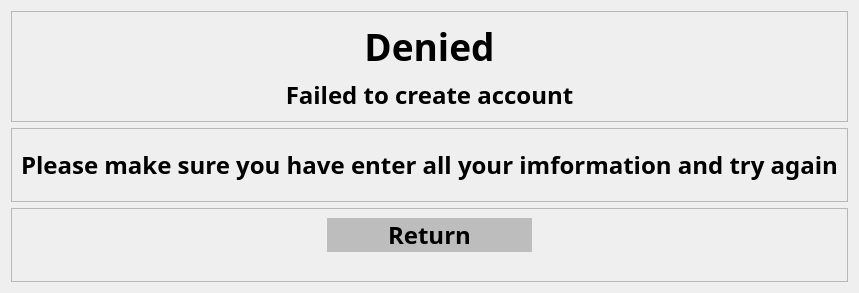
           <widget class="QWidget" name="sign_up_fa_page">
            <layout class="QVBoxLayout" name="verticalLayout_9">
             <item>
              <layout class="QVBoxLayout" name="verticalLayout_8" stretch="1,1,1">
               <item>
                <widget class="QFrame" name="frame_14">
                 <property name="frameShape">
                  <enum>QFrame::StyledPanel</enum>
                 </property>
                 <property name="frameShadow">
                  <enum>QFrame::Raised</enum>
                 </property>
                 <layout class="QGridLayout" name="gridLayout_28">
                  <item row="0" column="0">
                   <layout class="QGridLayout" name="gridLayout_27">
                    <item row="0" column="0">
                     <widget class="QLabel" name="label_19">
                      <property name="font">
                       <font>
                        <family>Bahnschrift SemiBold</family>
                        <pointsize>28</pointsize>
                        <weight>75</weight>
                        <bold>true</bold>
                       </font>
                      </property>
                      <property name="text">
                       <string>Denied</string>
                      </property>
                      <property name="alignment">
                       <set>Qt::AlignCenter</set>
                      </property>
                     </widget>
                    </item>
                    <item row="1" column="0">
                     <widget class="QLabel" name="label_20">
                      <property name="font">
                       <font>
                        <family>Bahnschrift SemiBold</family>
                        <pointsize>18</pointsize>
                        <weight>75</weight>
                        <bold>true</bold>
                       </font>
                      </property>
                      <property name="text">
                       <string>Failed to create account</string>
                      </property>
                      <property name="alignment">
                       <set>Qt::AlignCenter</set>
                      </property>
                     </widget>
                    </item>
                   </layout>
                  </item>
                 </layout>
                </widget>
               </item>
               <item>
                <widget class="QFrame" name="frame_13">
                 <property name="frameShape">
                  <enum>QFrame::StyledPanel</enum>
                 </property>
                 <property name="frameShadow">
                  <enum>QFrame::Raised</enum>
                 </property>
                 <layout class="QGridLayout" name="gridLayout_30">
                  <item row="0" column="0">
                   <layout class="QGridLayout" name="gridLayout_29">
                    <item row="0" column="0">
                     <widget class="QLabel" name="label_21">
                      <property name="font">
                       <font>
                        <family>Bahnschrift SemiBold</family>
                        <pointsize>18</pointsize>
                        <weight>75</weight>
                        <bold>true</bold>
                       </font>
                      </property>
                      <property name="text">
                       <string>Please make sure you have enter all your imformation and try again</string>
                      </property>
                      <property name="alignment">
                       <set>Qt::AlignCenter</set>
                      </property>
                     </widget>
                    </item>
                   </layout>
                  </item>
                 </layout>
                </widget>
               </item>
               <item>
                <widget class="QFrame" name="frame_12">
                 <property name="frameShape">
                  <enum>QFrame::StyledPanel</enum>
                 </property>
                 <property name="frameShadow">
                  <enum>QFrame::Raised</enum>
                 </property>
                 <layout class="QGridLayout" name="gridLayout_32">
                  <item row="0" column="0">
                   <layout class="QGridLayout" name="gridLayout_31" rowstretch="1,2" columnstretch="3,2,3" rowminimumheight="0,0">
                    <item row="0" column="1">
                     <widget class="QPushButton" name="to_sign_up_page_2">
                      <property name="sizePolicy">
                       <sizepolicy hsizetype="Minimum" vsizetype="Expanding">
                        <horstretch>0</horstretch>
                        <verstretch>0</verstretch>
                       </sizepolicy>
                      </property>
                      <property name="font">
                       <font>
                        <family>Bahnschrift SemiBold</family>
                        <pointsize>18</pointsize>
                        <weight>75</weight>
                        <bold>true</bold>
                       </font>
                      </property>
                      <property name="styleSheet">
                       <string notr="true">QPushButton{background-color: rgb(189,189,189); border-radius:20px; color:rgb(0,0,0);}</string>
                      </property>
                      <property name="text">
                       <string>Return</string>
                      </property>
                     </widget>
                    </item>
                    <item row="0" column="0">
                     <spacer name="horizontalSpacer_18">
                      <property name="orientation">
                       <enum>Qt::Horizontal</enum>
                      </property>
                      <property name="sizeHint" stdset="0">
                       <size>
                        <width>40</width>
                        <height>20</height>
                       </size>
                      </property>
                     </spacer>
                    </item>
                    <item row="0" column="2">
                     <spacer name="horizontalSpacer_19">
                      <property name="orientation">
                       <enum>Qt::Horizontal</enum>
                      </property>
                      <property name="sizeHint" stdset="0">
                       <size>
                        <width>40</width>
                        <height>20</height>
                       </size>
                      </property>
                     </spacer>
                    </item>
                    <item row="1" column="1">
                     <spacer name="verticalSpacer_12">
                      <property name="orientation">
                       <enum>Qt::Vertical</enum>
                      </property>
                      <property name="sizeHint" stdset="0">
                       <size>
                        <width>20</width>
                        <height>40</height>
                       </size>
                      </property>
                     </spacer>
                    </item>
                   </layout>
                  </item>
                 </layout>
                </widget>
               </item>
              </layout>
             </item>
            </layout>
           </widget>
